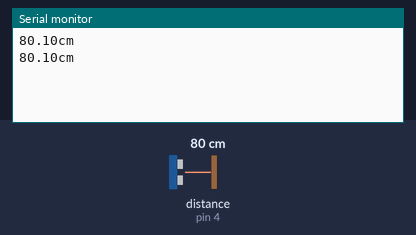
A sketch run on a simulated Arduino Uno, built with avr-gcc and run on an emulated ATmega328P. On the bench: the last lines printed to the serial monitor. Wiring (inferred from the names in the program): ultrasonic range finder: trigger pin 5; echo pin 4. The inputs (shaded band) are chosen by the test bench; at power-on: distance to the obstacle (sensor on pin 4) 80 cm. The echo pulse lasts 58.3 µs per cm.

Above: at 1.8 s.
1.9 s: distance to the obstacle (sensor on pin 4) set to 2 cm
At 2.7 s:
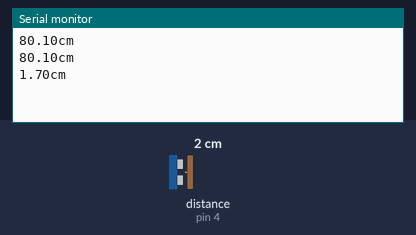
3.4 s: distance to the obstacle (sensor on pin 4) set to 4 cm
At 4.3 s:
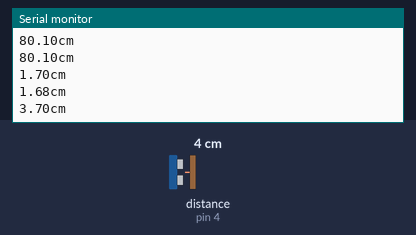
Timing chart, 0 to 6.4 s (numbered marks = the images above; inputs shaded):
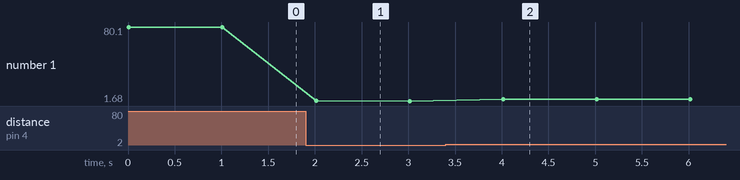

Measured:
- after the input at 1.9 s, the serial monitor: prints a new line after 0.11 s (image 1)
- after the input at 3.4 s, the serial monitor: prints a new line after 0.61 s (image 2)
- plotted number 1: 80.1 → 1.68 after the input at 1.9 s, 1.68 → 3.7 after the input at 3.4 s

The sketch:

3chaoshengbo_ceju.ino
```cpp
const int TrigPin = 5;
const int EchoPin = 4;
float cm;
void setup()
{
Serial.begin(9600);
pinMode(TrigPin, OUTPUT);
pinMode(EchoPin, INPUT);
}
void loop()
{
digitalWrite(TrigPin, LOW); //低高低电平发一个短时间脉冲去TrigPin
delayMicroseconds(2);
digitalWrite(TrigPin, HIGH);
delayMicroseconds(10);
digitalWrite(TrigPin, LOW);


cm = pulseIn(EchoPin, HIGH) / 58.0; //将回波时间换算成cm
cm = (int(cm * 100.0)) / 100.0; //保留两位小数
Serial.print(cm);
Serial.print("cm");
Serial.println();
delay(1000);
}
```
